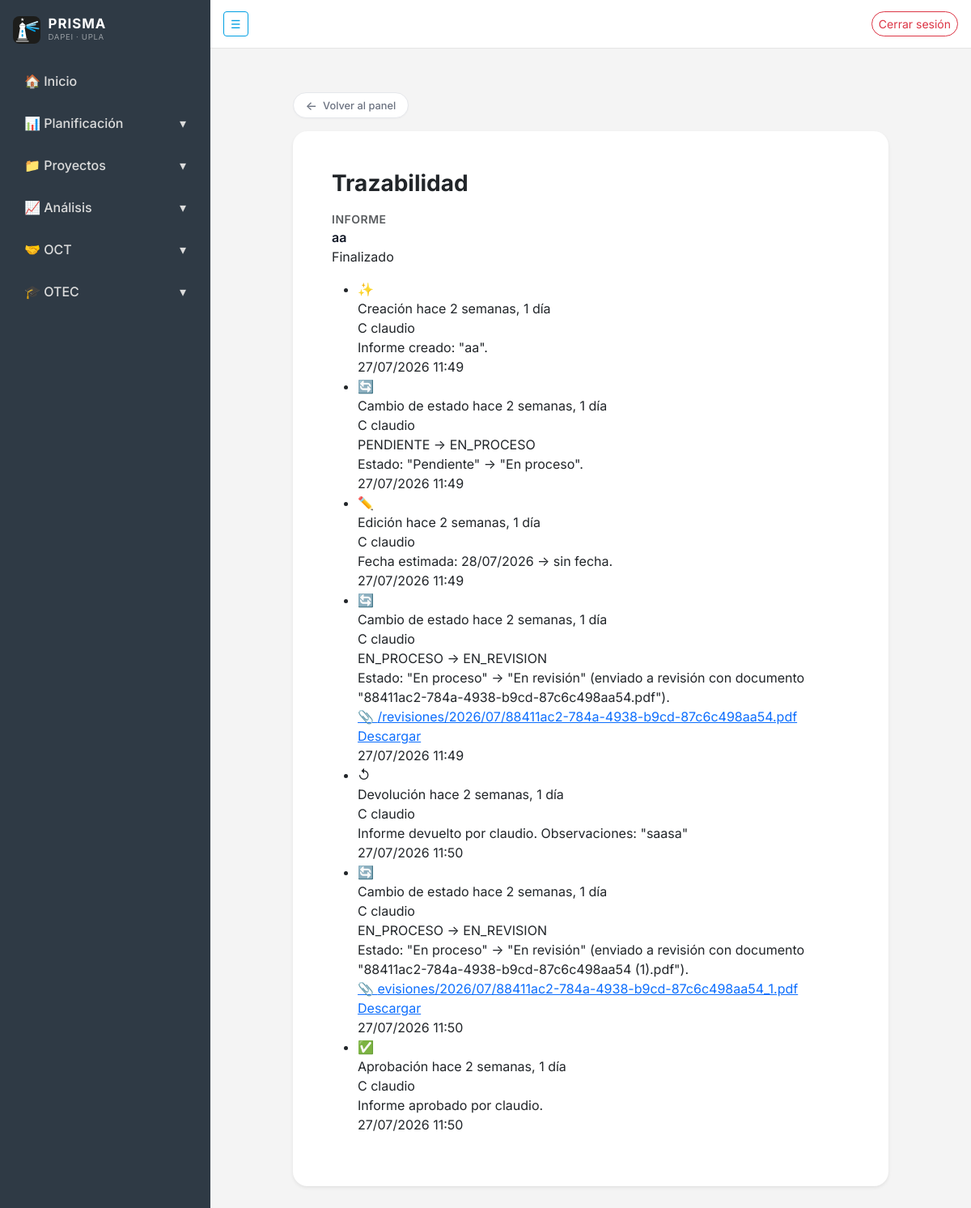
Screenshot of /analisis/informes/2/trazabilidad/ (signed in) with the database file from the repository.
### analisis/models.py (models this page shows, shortened)
class Informe(models.Model):
    class Estado(models.TextChoices):
        PENDIENTE = "PENDIENTE", "Pendiente"
        EN_PROCESO = "EN_PROCESO", "En proceso"
        EN_REVISION = "EN_REVISION", "En revisión"
        FINALIZADO = "FINALIZADO", "Finalizado"
        SUSPENDIDO = "SUSPENDIDO", "Suspendido"
    nombre = models.CharField(max_length=255)
    descripcion = models.TextField(max_length=1000)
    estado = models.CharField(
        max_length=20,
        choices=Estado.choices,
        default=Estado.PENDIENTE
    )
    fecha_estimada_termino = models.DateField(null=True, blank=True)
    responsable = models.ForeignKey(
        User,
        on_delete=models.SET_NULL,
        related_name="informes",
        null=True,
        blank=True,
    )
    fecha_creacion = models.DateTimeField(auto_now_add=True)
    fecha_actualizacion = models.DateTimeField(auto_now=True)
    class Meta:
        ordering = ["-fecha_creacion"]

class MovimientoInforme(models.Model):
    class Tipo(models.TextChoices):
        CREACION = "CREACION", "Creación"
        EDICION = "EDICION", "Edición"
        CAMBIO_ESTADO = "CAMBIO_ESTADO", "Cambio de estado"
        APROBACION = "APROBACION", "Aprobación"
        RECHAZO = "RECHAZO", "Devolución"
    informe = models.ForeignKey(
        Informe,
        on_delete=models.CASCADE,
        related_name="movimientos",
    )
    usuario = models.ForeignKey(
        User,
        on_delete=models.SET_NULL,
        null=True,
        blank=True,
        related_name="movimientos_informe",
    )
    tipo = models.CharField(
        max_length=20,
        choices=Tipo.choices,
    )
    estado_anterior = models.CharField(max_length=20, blank=True)
    estado_nuevo = models.CharField(max_length=20, blank=True)
    detalle = models.TextField(blank=True)
    documento = models.FileField(
        upload_to="informes/revisiones/%Y/%m/",
        blank=True,
        null=True,
        validators=[FileExtensionValidator(allowed_extensions=["pdf", "doc", "docx"])],
    )
    fecha = models.DateTimeField(auto_now_add=True)
    class Meta:
        ordering = ["-fecha"]

### analisis/views.py (the view)
# urls.py: path("informes/<int:pk>/trazabilidad/", views.trazabilidad_informe, name="trazabilidad_informe"),
@login_required
def trazabilidad_informe(request, pk):
    if not es_encargado_analisis(request.user):
        raise PermissionDenied
    informe = get_object_or_404(Informe, pk=pk)
    movimientos = informe.movimientos.select_related("usuario").order_by("fecha")
    template = (
        "analisis/_trazabilidad.html"
        if _is_htmx(request)
        else "analisis/trazabilidad.html"
    )
    return render(request, template, {
        "informe": informe,
        "movimientos": movimientos,
    })

### analisis/views.py (called while the page is built)
def es_encargado_analisis(user):
    return user.is_authenticated and (
        user.is_superuser or user.groups.filter(name="encargado_analisis").exists()
    )

def _is_htmx(request):
    return request.headers.get("HX-Request") == "true"

### analisis/templates/analisis/trazabilidad.html (shortened to what this page needs)
{% extends "core/base.html" %}
{% block content %}
<div class="container py-4" style="max-width: 760px;">
    <a href="{% url 'analisis:panel_informes' %}" class="btn-volver mb-3">
        <span class="arrow">←</span> Volver al panel
    </a>
    <div class="card border-0 shadow-sm" style="border-radius:18px;">
        <div class="card-body p-4 p-md-5">
            <h3 class="fw-bold mb-3">Trazabilidad</h3>
            {% include "analisis/_trazabilidad.html" %}
        </div>
    </div>
</div>
{% endblock %}

### analisis/templates/analisis/_trazabilidad.html
{% load humanize %}
<div class="traz-header mb-3">
    <div class="traz-info">
        <div class="text-muted small text-uppercase fw-semibold" style="letter-spacing:.5px;">
            Informe
        </div>
        <div class="fw-semibold" style="color:#111827;">{{ informe.nombre }}</div>
    </div>
    <span class="badge-estado badge-{{ informe.estado }}">
        {{ informe.get_estado_display }}
    </span>
</div>
{% if movimientos %}
<ul class="timeline">
    {% for m in movimientos %}
    <li class="timeline-item tipo-{{ m.tipo }}">
        <div class="timeline-dot">
            {% if m.tipo == "CREACION" %}✨
            {% elif m.tipo == "CAMBIO_ESTADO" %}🔄
            {% elif m.tipo == "EDICION" %}✏️
            {% elif m.tipo == "APROBACION" %}✅
            {% elif m.tipo == "RECHAZO" %}↺
            {% else %}•{% endif %}
        </div>
        <div class="timeline-body">
            <div class="timeline-top">
                <span class="timeline-tipo tipo-pill-{{ m.tipo }}">
                    {{ m.get_tipo_display }}
                </span>
                <span class="timeline-fecha" title="{{ m.fecha|date:'d/m/Y H:i' }}">
                    {{ m.fecha|naturaltime }}
                </span>
            </div>
            <div class="timeline-user">
                {% if m.usuario %}
                    <span class="user-avatar">
                        {{ m.usuario.first_name|first|default:m.usuario.username|first|upper }}
                    </span>
                    <span>
                        {{ m.usuario.get_full_name|default:m.usuario.username }}
                    </span>
                {% else %}
                    <span class="text-muted">Sistema</span>
                {% endif %}
            </div>
            {% if m.tipo == "CAMBIO_ESTADO" and m.estado_anterior and m.estado_nuevo %}
                <div class="estado-change">
                    <span class="badge-estado badge-{{ m.estado_anterior }}">
                        {{ m.get_estado_anterior_display|default:m.estado_anterior }}
                    </span>
                    <span class="arrow-change">→</span>
                    <span class="badge-estado badge-{{ m.estado_nuevo }}">
                        {{ m.get_estado_nuevo_display|default:m.estado_nuevo }}
                    </span>
                </div>
            {% endif %}
            {% if m.detalle %}
                <div class="timeline-detalle">{{ m.detalle }}</div>
            {% endif %}
            {% if m.documento %}
                <a href="{{ m.documento.url }}"
                   target="_blank"
                   rel="noopener"
                   class="timeline-doc">
                    📎
                    <span class="doc-name">{{ m.documento.name|slice:"-60:" }}</span>
                    <span class="doc-action">Descargar</span>
                </a>
            {% endif %}
            <div class="timeline-meta">
                {{ m.fecha|date:"d/m/Y H:i" }}
            </div>
        </div>
    </li>
    {% endfor %}
</ul>
{% else %}
<div class="text-center text-muted py-4">
    <div style="font-size:2rem;">🕘</div>
    <p class="mb-0">Sin movimientos registrados.</p>
</div>
{% endif %}

### core/templates/core/base.html (style rules this page uses)
:root { --font-sans: 'Inter', -apple-system, BlinkMacSystemFont, 'Segoe UI', Roboto, sans-serif; --font-mono: 'JetBrains Mono', ui-monospace, 'SFMono-Regular', Menlo, monospace; }
body { overflow-x: hidden; background-color: #f4f4f4; color: #565656; font-family: var(--font-sans); font-feature-settings: 'cv02', 'cv03', 'cv04', 'cv11'; -webkit-font-smoothing: antialiased; -moz-osx-font-smoothing: grayscale; }
.btn-volver { display: inline-flex; align-items: center; gap: .45rem; background: #ffffff; border: 1px solid #e5e7eb; color: #6b7280; border-radius: 999px; padding: .35rem .9rem; font-size: .8rem; font-weight: 500; text-decoration: none; transition: all .15s ease; box-shadow: 0 1px 2px rgba(0,0,0,0.03); }
.btn-volver .arrow { display: inline-block; font-size: .95rem; line-height: 1; transition: transform .15s ease; }

### rows the page displays
Informe: nombre "aa", estado "Finalizado"
MovimientoInforme: tipo "Creación", fecha "hace 2 semanas, 1 día", usuario.first_name|first "C", usuario.get_full_name "claudio", detalle "Informe creado: \"aa\".", fecha "27/07/2026 11:49"
MovimientoInforme: tipo "Cambio de estado", fecha "hace 2 semanas, 1 día", usuario.first_name|first "C", usuario.get_full_name "claudio", estado_anterior "PENDIENTE", estado_nuevo "EN_PROCESO", detalle "Estado: \"Pendiente\" → \"En proceso\".", fecha "27/07/2026 11:49"
MovimientoInforme: tipo "Edición", fecha "hace 2 semanas, 1 día", usuario.first_name|first "C", usuario.get_full_name "claudio", detalle "Fecha estimada: 28/07/2026 → sin fecha.", fecha "27/07/2026 11:49"
MovimientoInforme: tipo "Cambio de estado", fecha "hace 2 semanas, 1 día", usuario.first_name|first "C", usuario.get_full_name "claudio", estado_anterior "EN_PROCESO", estado_nuevo "EN_REVISION", detalle "Estado: \"En proceso\" → \"En revisión\" (enviado a revisión con documento \"88411ac2-784a-4938-b9cd-87c6c498aa54.pdf\").", documento.name "/revisiones/2026/07/88411ac2-784a-4938-b9cd-87c6c498aa54.pdf", fecha "27/07/2026 11:49"
MovimientoInforme: tipo "Devolución", fecha "hace 2 semanas, 1 día", usuario.first_name|first "C", usuario.get_full_name "claudio", detalle "Informe devuelto por claudio. Observaciones: \"saasa\"", fecha "27/07/2026 11:50"
MovimientoInforme: tipo "Cambio de estado", fecha "hace 2 semanas, 1 día", usuario.first_name|first "C", usuario.get_full_name "claudio", estado_anterior "EN_PROCESO", estado_nuevo "EN_REVISION", detalle "Estado: \"En proceso\" → \"En revisión\" (enviado a revisión con documento \"88411ac2-784a-4938-b9cd-87c6c498aa54 (1).pdf\").", documento.name "evisiones/2026/07/88411ac2-784a-4938-b9cd-87c6c498aa54_1.pdf", fecha "27/07/2026 11:50"
MovimientoInforme: tipo "Aprobación", fecha "hace 2 semanas, 1 día", usuario.first_name|first "C", usuario.get_full_name "claudio", detalle "Informe aprobado por claudio.", fecha "27/07/2026 11:50"
